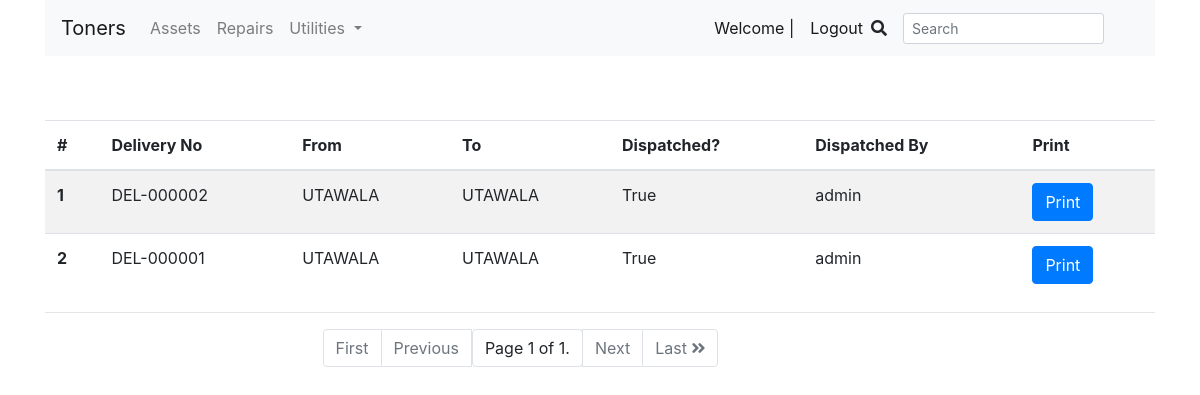
Page /assets/deliveries/?page=2 (signed in) on the earlier database version.
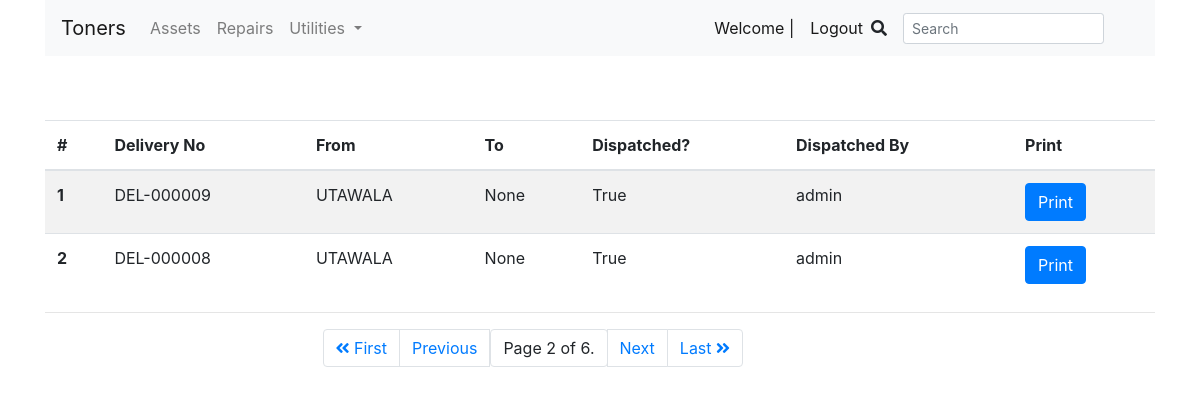
Same page on the later database version.
### apps/assets/models.py (models this page shows, shortened)
class Delivery(models.Model):
    staff = models.ForeignKey(
        Staff, on_delete=models.CASCADE, blank=True, null=True)
    date_dispatched = models.DateTimeField(auto_now_add=True)
    dispatched = models.BooleanField(default=False)
    deliveryNo = models.CharField(max_length=200, null=True, blank=True)
    fromLocation = models.ForeignKey(Location, on_delete=models.CASCADE, null=True, blank=True)
    toLocation = models.ForeignKey(
        Location, on_delete=models.CASCADE, null=True, blank=True, related_name="toLocation")
    vendor = models.ForeignKey(
        Vendor, on_delete=models.CASCADE, null=True, blank=True, related_name="toLocation")

class Location(models.Model):
    name = models.CharField(max_length=200, blank=True, null=True)
    def __str__(self):
        return self.name

class Staff(models.Model):
    user = models.OneToOneField(
        User, on_delete=models.CASCADE, null=True, blank=True)
    location = models.ForeignKey(
        'Location', on_delete=models.CASCADE, null=True, blank=True)
    def __str__(self):
        return str(self.user)

### apps/assets/views.py (the view)
# urls.py: path('deliveries/',views.deliveries, name='deliveries'),
@login_required
def deliveries(request):
    if request.user.is_authenticated:
        deliveryList = Delivery.objects.filter(
            dispatched=True).order_by('id').reverse()
        paginator = Paginator(deliveryList, 2)
        page_number = request.GET.get('page')
        pages = paginator.get_page(page_number)
    context = {
        'pages': pages,
    }
    return render(request, 'assets/deliveries.html', context)

### templates/assets/deliveries.html (shortened to what this page needs)
{% extends '../layout.html' %}
{% load static %}
{% block content %}
<table class="table table-striped " >
    <thead>
        <tr>
            <th scope="col">#</th>
            <th scope="col">Delivery No</th>
            <th scope="col">From</th>
            <th scope="col">To</th>
            <th scope="col">Dispatched?</th>
            <th scope="col">Dispatched By</th>
            <th scope="col">Print</th>
        </tr>
    </thead>
    <tbody>
        {% for a in pages %}
        <tr>
            <th scope="row">{{forloop.counter}}</th>
            <td>{{a.deliveryNo}}</td>
            <td>{{a.fromLocation}}</td>
            <td>{{a.toLocation}}</td>
            <td>{{a.dispatched}}</td>
            <td>{{a.staff}}</td>
            <td>
                <a href="{% url 'assets:pdf' a.pk %}">
                    <button class="btn btn-primary">Print</button>
                </a>
            </td>
        </tr>
        {% endfor %}
    </tbody>
</table>
<hr>
<nav aria-label="Page navigation example" style="margin:auto; width:50%;">
    <ul class="pagination">
        {% if pages.has_previous %}
        <li class="page-item"><a class="page-link" href="?page=1"><i class="fas fa-angle-double-left size:9x"></i>
                First</a></li>
        <li class="page-item "><a class="page-link" href="?page={{ pages.previous_page_number }}">Previous</a></li>
        {% else %}
        <li class="page-item disabled"><a class="page-link" href="#"></i> First</a></li>
        <li class="page-item disabled"><a class="page-link" href="#" tabindex="-1">Previous</a></li>
        {% endif %}
        <span class="current">
            <li class="page-item "><a class="page-link"> Page {{ pages.number }} of {{pages.paginator.num_pages }}. </a>
            </li>
        </span>
        {% if pages.has_next %}
        <li class="page-item"><a class="page-link" href="?page={{ pages.next_page_number }}">Next</a></li>
        <li class="page-item"><a class="page-link" href="?page={{ pages.paginator.num_pages }}">Last <i
                    class="fas fa-angle-double-right"></i></a></li>
        {% else %}
        <li class="page-item disabled"><a class="page-link" href="#">Next</a></li>
        <li class="page-item disabled"><a class="page-link" href="#">Last <i class="fas fa-angle-double-right"></i></a>
        </li>
        {% endif %}
    </ul>
</nav>
{% endblock content %}

Differences in the rows shown:
no longer on this page (row unchanged): Delivery: deliveryNo "DEL-000002", fromLocation "UTAWALA", toLocation "UTAWALA", dispatched "True", staff "admin"
no longer on this page (row edited): Delivery: deliveryNo "DEL-000001", fromLocation "UTAWALA", toLocation "UTAWALA", dispatched "True", staff "admin"
added Delivery: deliveryNo "DEL-000009", fromLocation "UTAWALA", toLocation "None", dispatched "True", staff "admin"
added Delivery: deliveryNo "DEL-000008", fromLocation "UTAWALA", toLocation "None", dispatched "True", staff "admin"
Other differences:
{{ pages.number }}: "1" → "2"
{{ pages.paginator.num_pages }}: "1" → "6"
